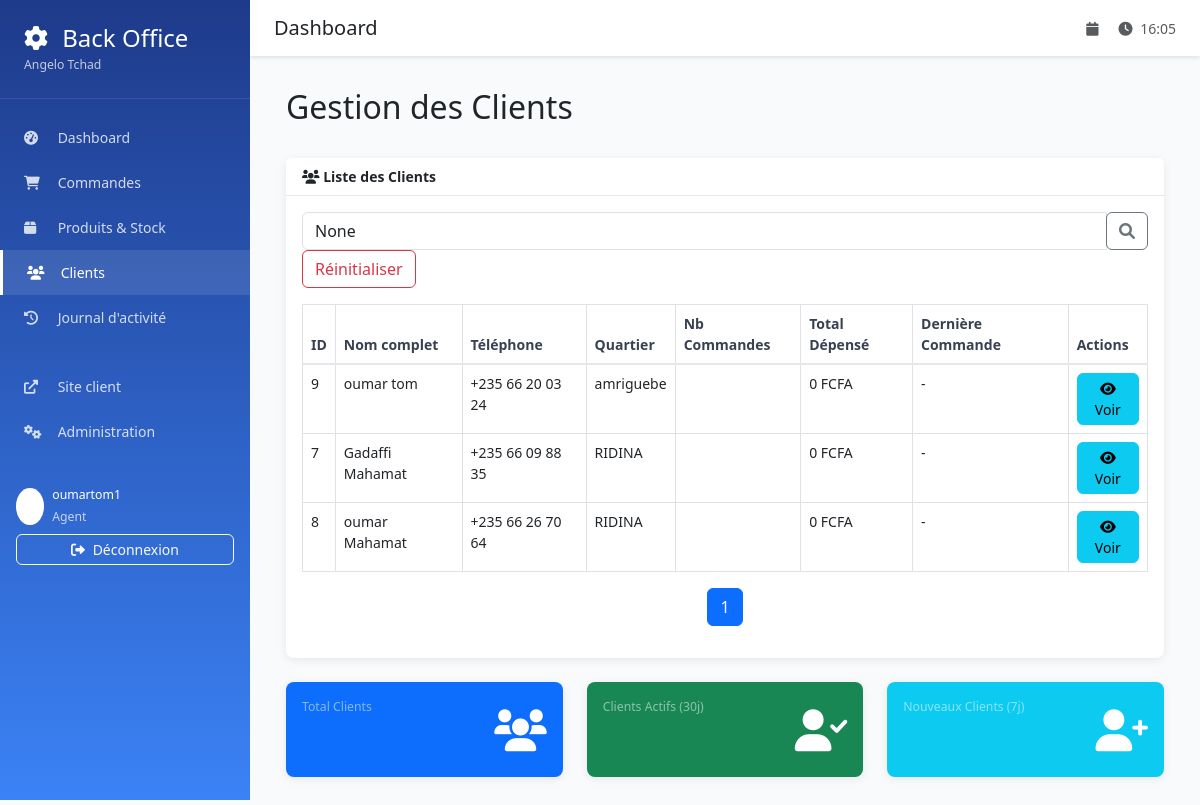
The app's page /backoffice/clients/ (signed in) with its own data.
### backoffice/models.py (models this page shows, shortened)
class AgentProfile(models.Model):
    ROLE_CHOICES = [
        ('agent', 'Agent'),
        ('supervisor', 'Superviseur'),
        ('manager', 'Manager'),
        ('admin', 'Administrateur'),
    ]
    user = models.OneToOneField(
        User,
        on_delete=models.CASCADE,
        verbose_name="Utilisateur"
    )
    role = models.CharField(
        max_length=20,
        choices=ROLE_CHOICES,
        default='agent',
        verbose_name="Rôle"
    )
    phone_number = models.CharField(
        max_length=17,
        blank=True,
        verbose_name="Numéro de téléphone"
    )
    is_active = models.BooleanField(default=True, verbose_name="Actif")
    created_at = models.DateTimeField(auto_now_add=True)
    class Meta:
        verbose_name = "Profil Agent"
        verbose_name_plural = "Profils Agents"

### orders/models.py (models this page shows, shortened)
class Client(models.Model):
    first_name = models.CharField(max_length=100, verbose_name="Prénom")
    last_name = models.CharField(max_length=100, verbose_name="Nom")
    phone_regex = RegexValidator(
        regex=r'^\+235\s?\d{2}\s?\d{2}\s?\d{2}\s?\d{2}$',
        message="Le numéro doit être au format: +235 XX XX XX XX"
    )
    phone_number = models.CharField(
        validators=[phone_regex],
        max_length=17,
        verbose_name="Numéro de téléphone"
    )
    neighborhood = models.CharField(max_length=200, verbose_name="Quartier")
    address_details = models.TextField(blank=True, verbose_name="Détails de l'adresse")
    created_at = models.DateTimeField(auto_now_add=True)
    class Meta:
        verbose_name = "Client"
        verbose_name_plural = "Clients"
        ordering = ['last_name', 'first_name']
    @property
    def full_name(self):
        return f"{self.first_name} {self.last_name}"

### backoffice/views.py (the view, shortened to what this page needs)
# urls.py: path('clients/', views.clients_list, name='clients_list'),
@login_required
def clients_list(request):
    clients = Client.objects.annotate(
        orders_count=Count('order')
    ).order_by('-orders_count')
    search = request.GET.get('search')
    paginator = Paginator(clients, 20)
    page_number = request.GET.get('page')
    page_obj = paginator.get_page(page_number)
    context = {
        'page_obj': page_obj,
        'search': search,
    }
    return render(request, 'backoffice/clients_list.html', context)

### templates/backoffice/clients_list.html (shortened to what this page needs)
{% extends 'backoffice/base.html' %}
{% load static %}
{% block content %}
<div class="container-fluid">
    <div class="d-flex justify-content-between align-items-center mb-4">
        <h2>Gestion des Clients</h2>
    </div>
    <div class="card mb-4">
        <div class="card-header">
            <i class="fas fa-users mr-1"></i>
            Liste des Clients
        </div>
        <div class="card-body">
            <form method="GET" class="form-inline mb-3">
                <div class="input-group mr-2">
                    <input type="text" name="search" class="form-control" placeholder="Rechercher un client..." value="{{ search }}">
                    <div class="input-group-append">
                        <button class="btn btn-outline-secondary" type="submit"><i class="fas fa-search"></i></button>
                    </div>
                </div>
                <a href="{% url 'backoffice:clients_list' %}" class="btn btn-outline-danger">Réinitialiser</a>
            </form>
            <div class="table-responsive">
                <table class="table table-bordered" id="clientsTable" width="100%" cellspacing="0">
                    <thead>
                        <tr>
                            <th>ID</th>
                            <th>Nom complet</th>
                            <th>Téléphone</th>
                            <th>Quartier</th>
                            <th>Nb Commandes</th>
                            <th>Total Dépensé</th>
                            <th>Dernière Commande</th>
                            <th>Actions</th>
                        </tr>
                    </thead>
                    <tbody>
                        {% for client in page_obj %}
                        <tr>
                            <td>{{ client.id }}</td>
                            <td>{{ client.full_name }}</td>
                            <td>{{ client.phone_number }}</td>
                            <td>{{ client.neighborhood }}</td>
                            <td>
                                <span class="badge badge-info">{{ client.orders_count }}</span>
                            </td>
                            <td>
                                {% if client.total_spent %}
                                    {{ client.total_spent|floatformat:0 }} FCFA
                                {% else %}
                                    0 FCFA
                                {% endif %}
                            </td>
                            <td>
                                {% if client.last_order_date %}
                                    {{ client.last_order_date|date:"d/m/Y" }}
                                {% else %}
                                    -
                                {% endif %}
                            </td>
                            <td>
                                <a href="{% url 'backoffice:client_detail' client.id %}" class="btn btn-sm btn-info">
                                    <i class="fas fa-eye"></i> Voir
                                </a>
                            </td>
                        </tr>
                        {% empty %}
                        <tr>
                            <td colspan="8" class="text-center">Aucun client trouvé.</td>
                        </tr>
                        {% endfor %}
                    </tbody>
                </table>
            </div>
            <nav aria-label="Page navigation example">
                <ul class="pagination justify-content-center">
                    {% for i in page_obj.paginator.page_range %}
                        {% if page_obj.number == i %}
                            <li class="page-item active"><a class="page-link" href="#">{{ i }}</a></li>
                        {% else %}
                            <li class="page-item"><a class="page-link" href="?page={{ i }}{% if search %}&search={{ search }}{% endif %}">{{ i }}</a></li>
                        {% endif %}
                    {% endfor %}
                </ul>
            </nav>
        </div>
    </div>
    <div class="row">
        <div class="col-md-4">
            <div class="card bg-primary text-white mb-4">
                <div class="card-body">
                    <div class="d-flex justify-content-between">
                        <div>
                            <div class="text-white-50 small">Total Clients</div>
                        </div>
                        <div class="fa-3x text-white-25">
                            <i class="fas fa-users"></i>
                        </div>
                    </div>
                </div>
            </div>
        </div>
        <div class="col-md-4">
            <div class="card bg-success text-white mb-4">
                <div class="card-body">
                    <div class="d-flex justify-content-between">
                        <div>
                            <div class="text-white-50 small">Clients Actifs (30j)</div>
                        </div>
                        <div class="fa-3x text-white-25">
                            <i class="fas fa-user-check"></i>
                        </div>
                    </div>
                </div>
            </div>
        </div>
        <div class="col-md-4">
            <div class="card bg-info text-white mb-4">
                <div class="card-body">
                    <div class="d-flex justify-content-between">
                        <div>
                            <div class="text-white-50 small">Nouveaux Clients (7j)</div>
                        </div>
                        <div class="fa-3x text-white-25">
                            <i class="fas fa-user-plus"></i>
                        </div>
                    </div>
                </div>
            </div>
        </div>
    </div>
</div>
{% endblock %}

### templates/backoffice/base.html (shortened to what this page needs)
<!DOCTYPE html>
<html lang="fr">
<head>
    <link href="https://cdn.jsdelivr.net/npm/bootstrap@5.3.0/dist/css/bootstrap.min.css" rel="stylesheet">
    <link href="https://cdnjs.cloudflare.com/ajax/libs/font-awesome/6.0.0/css/all.min.css" rel="stylesheet">
</head>
<body>
    <nav class="sidebar" id="sidebar">
        <div class="sidebar-header">
            <h4 class="mb-0">
                <i class="fas fa-cog me-2"></i>
                Back Office
            </h4>
            <small class="text-light opacity-75">Angelo Tchad</small>
        </div>
        <ul class="nav flex-column sidebar-nav">
            <li class="nav-item">
                <a class="nav-link {% if request.resolver_match.url_name == 'dashboard' %}active{% endif %}"
                   href="{% url 'backoffice:dashboard' %}">
                    <i class="fas fa-tachometer-alt"></i>
                    Dashboard
                </a>
            </li>
            <li class="nav-item">
                <a class="nav-link {% if 'orders' in request.resolver_match.url_name %}active{% endif %}"
                   href="{% url 'backoffice:orders_list' %}">
                    <i class="fas fa-shopping-cart"></i>
                    Commandes
                </a>
            </li>
            <li class="nav-item">
                <a class="nav-link {% if 'products' in request.resolver_match.url_name %}active{% endif %}"
                   href="{% url 'backoffice:products_list' %}">
                    <i class="fas fa-box"></i>
                    Produits & Stock
                </a>
            </li>
            <li class="nav-item">
                <a class="nav-link {% if 'clients' in request.resolver_match.url_name %}active{% endif %}"
                   href="{% url 'backoffice:clients_list' %}">
                    <i class="fas fa-users"></i>
                    Clients
                </a>
            </li>
            <li class="nav-item">
                <a class="nav-link {% if request.resolver_match.url_name == 'activity_log' %}active{% endif %}"
                   href="{% url 'backoffice:activity_log' %}">
                    <i class="fas fa-history"></i>
                    Journal d'activité
                </a>
            </li>
            <li class="nav-item mt-4">
                <a class="nav-link" href="{% url 'orders:home' %}" target="_blank">
                    <i class="fas fa-external-link-alt"></i>
                    Site client
                </a>
            </li>
            <li class="nav-item">
                <a class="nav-link" href="/admin/" target="_blank">
                    <i class="fas fa-cogs"></i>
                    Administration
                </a>
            </li>
        </ul>
        <div class="mt-auto p-3">
            <div class="d-flex align-items-center mb-2">
                <div class="bg-white bg-opacity-20 rounded-circle p-2 me-2">
                    <i class="fas fa-user"></i>
                </div>
                <div>
                    <small class="d-block">{{ user.get_full_name|default:user.username }}</small>
                    <small class="text-light opacity-75">{{ user.agentprofile.get_role_display }}</small>
                </div>
            </div>
            <a href="{% url 'backoffice:logout' %}" class="btn btn-outline-light btn-sm w-100">
                <i class="fas fa-sign-out-alt me-1"></i>
                Déconnexion
            </a>
        </div>
    </nav>
    <div class="main-content">
        <div class="top-navbar d-flex justify-content-between align-items-center">
            <div class="d-flex align-items-center">
                <h5 class="mb-0">{% block page_title %}Dashboard{% endblock %}</h5>
            </div>
            <div class="d-flex align-items-center">
                <span class="text-muted me-3">
                    <i class="fas fa-calendar me-1"></i>
                </span>
                <span class="text-muted">
                    <i class="fas fa-clock me-1"></i>
                    <span id="current-time"></span>
                </span>
            </div>
        </div>
        <div class="content-wrapper">
            {% block content %}{% endblock %}
        </div>
    </div>
</body>
</html>

### templates/backoffice/base.html (style rules this page uses)
:root { --primary-color: #1e3a8a; --secondary-color: #f8fafc; --accent-color: #3b82f6; --success-color: #10b981; --warning-color: #f59e0b; --danger-color: #ef4444; --sidebar-width: 250px; }
body { font-family: 'Segoe UI', Tahoma, Geneva, Verdana, sans-serif; background-color: var(--secondary-color); font-size: 14px; }
.sidebar { position: fixed; top: 0; left: 0; height: 100vh; width: var(--sidebar-width); background: linear-gradient(180deg, var(--primary-color), var(--accent-color)); color: white; z-index: 1000; transition: transform 0.3s ease; }
.sidebar-header { padding: 1.5rem; border-bottom: 1px solid rgba(255,255,255,0.1); }
.sidebar-nav { padding: 1rem 0; }
.sidebar-nav .nav-link { color: rgba(255,255,255,0.8); padding: 0.75rem 1.5rem; border: none; transition: all 0.3s ease; }
.sidebar-nav .nav-link:hover, .sidebar-nav .nav-link.active { color: white; background-color: rgba(255,255,255,0.1); border-left: 3px solid white; }
.sidebar-nav .nav-link i { width: 20px; margin-right: 10px; }
.main-content { margin-left: var(--sidebar-width); min-height: 100vh; transition: margin-left 0.3s ease; }
.top-navbar { background-color: white; box-shadow: 0 2px 4px rgba(0,0,0,0.1); padding: 1rem 1.5rem; margin-bottom: 2rem; }
.content-wrapper { padding: 0 1.5rem 2rem; }
.card { border: none; box-shadow: 0 2px 10px rgba(0,0,0,0.08); border-radius: 8px; }
.card-header { background-color: white; border-bottom: 1px solid #e5e7eb; font-weight: 600; }
.table th { font-weight: 600; color: #374151; border-bottom: 2px solid #e5e7eb; }
.badge { font-size: 0.75rem; padding: 0.4em 0.8em; }
.btn { border-radius: 6px; font-weight: 500; }

### records on screen
Client: id "9", full_name "oumar tom", phone_number "+235 66 20 03 24", neighborhood "amriguebe"
Client: id "7", full_name "Gadaffi Mahamat", phone_number "+235 66 09 88 35", neighborhood "RIDINA"
Client: id "8", full_name "oumar Mahamat", phone_number "+235 66 26 70 64", neighborhood "RIDINA"

### other values on screen
{{ user.get_full_name|default:user.username }} "oumartom1"
{{ user.agentprofile.get_role_display }} "Agent"
{{ i }} "1"
